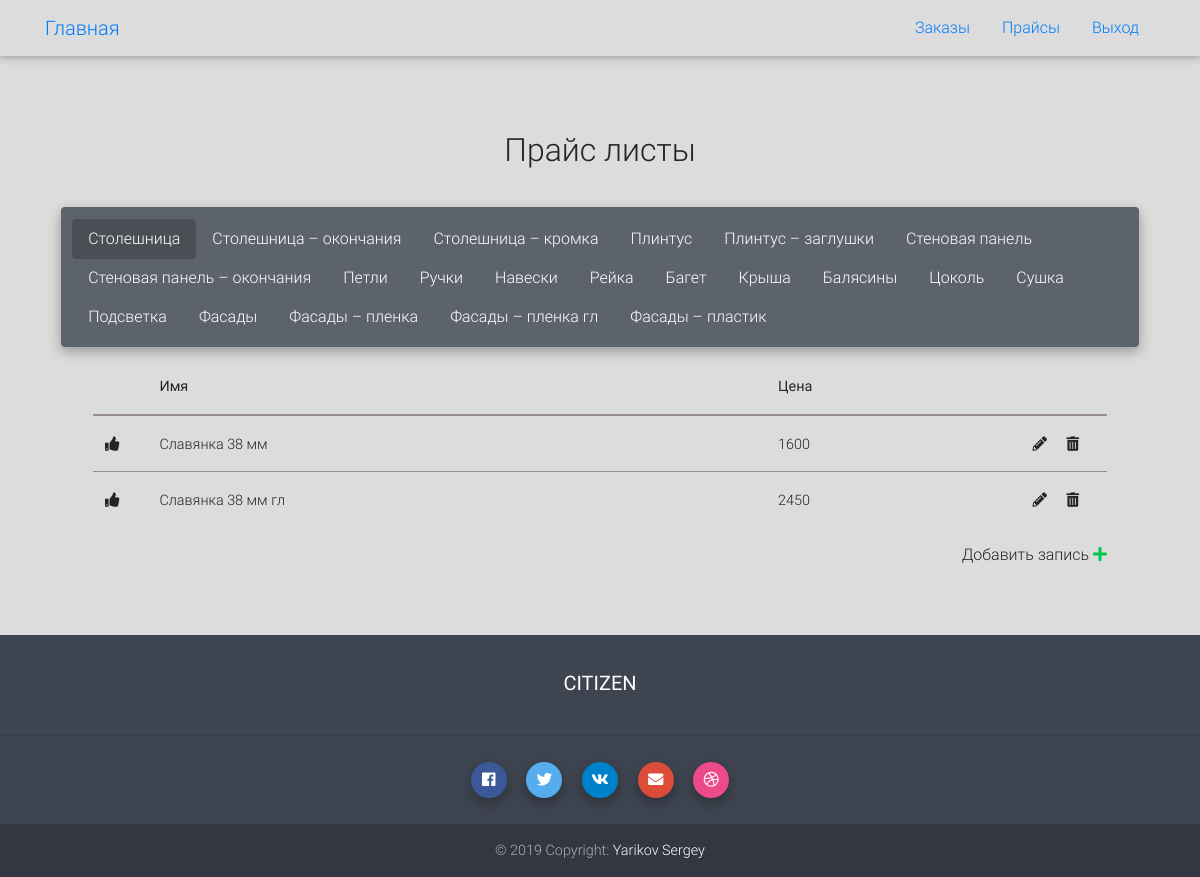
Screenshot of /prices/ (signed in) with the database file from the repository.
### app/models.py (models this page shows)
class CostGroup(models.Model):
    name = models.CharField(max_length=255, blank=True, null=True)
    comment = models.TextField(blank=True, null=True)

class Cost(models.Model):
    costgroup = models.ForeignKey(CostGroup, on_delete=models.CASCADE)
    name = models.CharField(max_length=255, blank=True, null=True)
    cost = models.IntegerField()
    default = models.BooleanField(default=False)
    comment = models.TextField(blank=True, null=True)

### app/views.py (the view)
# urls.py: url(r'^prices/$', views.prices_view, name='prices'),
@login_required
def prices_view(request):
    costgroup_m = CostGroup.objects.values()
    for costgroup in costgroup_m:
        costgroup['comment'] = Cost.objects.filter(costgroup_id=costgroup['id'])
    return render(request, 'prices/start.html', {'prices': costgroup_m})

### templates/prices/start.html (shortened to what this page needs)
{% extends "_maket/base.html" %}
{% load static %}
{% block content %}
    <div class="row myheader text-center">
        <div class="col">
            <h2>Прайс листы</h2>
        </div>
    </div>
    <div class="row">
        <div class="col">
            <ul class="nav nav-tabs md-tabs" id="myTabMD" role="tablist">
                {% for price in prices %}
                    <li class="nav-item">
                        <a class="nav-link {% if forloop.counter == 1 %}active{% endif %}" id="tab-{{ price.id }}" data-toggle="tab" href="#link-{{ price.id }}" role="tab" aria-controls="link-{{ price.id }}"
                           aria-selected="{% if forloop.counter == 1 %}true{% else %}false{% endif %}">{{ price.name }}</a>
                    </li>
                {% endfor %}
            </ul>
            <div class="tab-content" id="myTabContent">
                {% for price in prices %}
                    <div class="tab-pane fade {% if forloop.counter == 1 %}show active{% endif %}" id="link-{{ price.id }}" role="tabpanel" aria-labelledby="tab-{{ price.id }}">
                        <table class="table">
                            <thead>
                            <tr>
                                <th style="width: 50px;"></th>
                                <th>Имя</th>
                                <th>Цена</th>
                                <th style="width: 100px;"></th>
                            </tr>
                            </thead>
                            <tbody id="price-{{ price.id }}">
                            {% for cost in price.comment %}
                                <tr id="cost-{{ cost.id }}" costid="{{ cost.id }}">
                                    <td class="costdefault">{% if not cost.default %}<a onclick="setDefaultCost('{{ cost.id }}')"><i class="fas fa-thumbs-up"></i></a>{% endif %}</td>
                                    <td id="costname-{{ cost.id }}">{{ cost.name }}</td>
                                    <td id="costcost-{{ cost.id }}">{{ cost.cost }}</td>
                                    <td class="text-right">
                                        <a onclick="showModalCostForm('edit', '{{ cost.id }}')"><i class="fas fa-pencil-alt"></i></a>
                                        <a onclick="delCost('{{ cost.id }}')"><i class="fas fa-trash-alt"></i></a>
                                    </td>
                                </tr>
                            {% endfor %}
                            </tbody>
                        </table>
                        <a onclick="showModalCostForm('add', '{{ price.id }}')" class="pull-right">Добавить запись <i class="fas fa-plus color-success"></i></a>
                    </div>
                {% endfor %}
            </div>
        </div>
    </div>
{% endblock %}

### templates/_maket/base.html (shortened to what this page needs)
{% load static %}
<!DOCTYPE html>
<html lang="ru">
<head>
    {% include "_maket/metadata.html" %}
</head>
<body>
{% include "_maket/header.html" %}
<div class="container">
    <div class="main">
        {% block content %}{% endblock %}
    </div>
</div>
{% include "_maket/footer.html" %}
</body>
</html>

### templates/_maket/metadata.html (shortened to what this page needs)
{% load static %}
<link rel="stylesheet" href="https://use.fontawesome.com/releases/v5.4.2/css/all.css">
<link rel="stylesheet" href="{% static 'css/mdb4/compiled.min.css' %}">
<link rel="stylesheet" href="{% static 'css/alert.css' %}">

### templates/_maket/header.html
{% load static %}
{% if user.id %}
    <div class="navbar navbar navbar-fixed-top">
        <div class="container">
            <a class="navbar-brand" href="{% url 'home' %}">Главная</a>
            <ul class="nav">
                <li class="nav-item">
                    <a class="nav-link" href="{% url 'orders' %}">Заказы</a>
                </li>
                <li class="nav-item">
                    <a class="nav-link" href="{% url 'prices' %}">Прайсы</a>
                </li>
                <li class="nav-item">
                    <a class="nav-link" href="{% url 'logout' %}">Выход</a>
                </li>
            </ul>
        </div>
    </div>
{% endif %}

### templates/prices/costmodal.html (shortened to what this page needs)
{% load static %}

### templates/_maket/footer.html
{% load static %}
<footer class="page-footer font-small stylish-color-dark"
        style="margin-top: 170px;">
    {% if user.id %}
        <div class="container" style="padding-top: 20px">
            <div class="row justify-content-md-center">
                <div class="col-lg-6 text-center">
                    <h5 class="text-uppercase mb-4 mt-3 font-weight-normal">citizen</h5>
                </div>
            </div>
        </div>
        <hr>
        <div class="text-center">
            <ul class="list-unstyled list-inline">
                <li class="list-inline-item">
                    <a class="btn-floating btn-sm btn-fb mx-1" href="" target="_blank">
                        <i class="fab fa-facebook-f"></i>
                    </a>
                </li>
                <li class="list-inline-item">
                    <a class="btn-floating btn-sm btn-tw mx-1" href="" target="_blank">
                        <i class="fab fa-twitter"> </i>
                    </a>
                </li>
                <li class="list-inline-item">
                    <a class="btn-floating btn-sm btn-li mx-1" href="" target="_blank">
                        <i class="fab fa-vk"> </i>
                    </a>
                </li>
                <li class="list-inline-item">
                    <a class="btn-floating btn-sm btn-gplus mx-1" href="">
                        <i class="fas fa-envelope"></i>
                    </a>
                </li>
                <li class="list-inline-item">
                    <a class="btn-floating btn-sm btn-dribbble mx-1" href="" target="_blank">
                        <i class="fab fa-dribbble"> </i>
                    </a>
                </li>
            </ul>
        </div>
    {% endif %}
    <div class="footer-copyright py-3 text-center">
        © 2019 Copyright:<a href="https://vk.com/id95074562" target="_blank"> Yarikov Sergey</a>
    </div>
</footer>

### app/static/css/alert.css (style rules this page uses)
.color-success { color: #00c851; }

### templates/prices/start.html (style rules this page uses)
.md-tabs { background-color: #3e4551cc !important; }
#myTabContent { padding-left: 3rem; padding-right: 3rem; }

### rows the page displays
CostGroup: name "Столешница"
CostGroup: name "Столешница – окончания"
CostGroup: name "Столешница – кромка"
CostGroup: name "Плинтус"
CostGroup: name "Плинтус – заглушки"
CostGroup: name "Стеновая панель"
CostGroup: name "Стеновая панель – окончания"
CostGroup: name "Петли"
CostGroup: name "Ручки"
CostGroup: name "Навески"
CostGroup: name "Рейка"
CostGroup: name "Багет"
CostGroup: name "Крыша"
CostGroup: name "Балясины"
CostGroup: name "Цоколь"
CostGroup: name "Сушка"
CostGroup: name "Подсветка"
CostGroup: name "Фасады"
CostGroup: name "Фасады – пленка"
CostGroup: name "Фасады – пленка гл"
CostGroup: name "Фасады – пластик"
Cost: name "Славянка 38 мм", cost "1600"
Cost: name "Славянка 38 мм гл", cost "2450"
